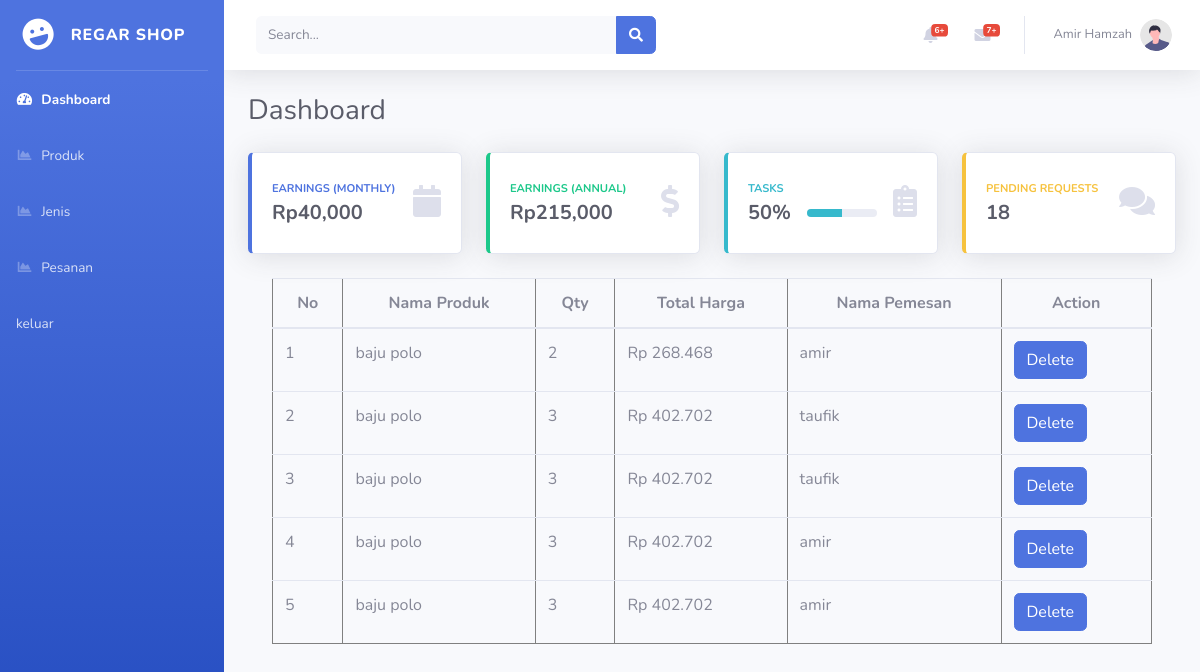
The page /admin/list_pesanan.php on the database its author committed.
### tables this page shows
CREATE TABLE `pesanan` (
  `id` int(11) NOT NULL,
  `nama_produk` varchar(55) NOT NULL,
  `tanggal` date NOT NULL,
  `qty` int(11) NOT NULL,
  `total_harga` double NOT NULL,
  `nama_pemesan` varchar(55) NOT NULL,
  `alamat_pemesan` varchar(55) NOT NULL
);

### admin/list_pesanan.php (the view, shortened to what this page needs)
<?php
    require_once '../dbkoneksi.php';
?>
<?php
   $sql = "SELECT * FROM pesanan";
   $rs = $dbh->query($sql);
?>
<!DOCTYPE html>
<html lang="en">
<head>
    <link href="vendor/fontawesome-free/css/all.min.css" rel="stylesheet" type="text/css">
    <link href="css/sb-admin-2.min.css" rel="stylesheet">
</head>
<body id="page-top">
    <div id="wrapper">
        <ul class="navbar-nav bg-gradient-primary sidebar sidebar-dark accordion" id="accordionSidebar">
            <a class="sidebar-brand d-flex align-items-center justify-content-center" href="index.html">
                <div class="sidebar-brand-icon rotate-n-15">
                    <i class="fas fa-laugh"></i>
                </div>
                <div class="sidebar-brand-text mx-3">Regar Shop</div>
            </a>
            <hr class="sidebar-divider my-0">
            <li class="nav-item active">
                <a class="nav-link" href="index.php">
                    <i class="fas fa-fw fa-tachometer-alt"></i>
                    <span>Dashboard</span></a>
            </li>
            <li class="nav-item">
                <a class="nav-link" href="list_produk.php">
                    <i class="fas fa-fw fa-chart-area"></i>
                    <span>Produk</span></a>
            </li>
            <li class="nav-item">
                <a class="nav-link" href="list_jenis.php">
                    <i class="fas fa-fw fa-chart-area"></i>
                    <span>Jenis</span></a>
            </li>
            <li class="nav-item">
                <a class="nav-link" href="list_pesanan.php">
                    <i class="fas fa-fw fa-chart-area"></i>
                    <span>Pesanan</span></a>
            </li>
            <li class="nav-item">
                <a class="nav-link" href="list_pesanan.php">
                    <span>keluar</span></a>
            </li>
        </ul>
        <div id="content-wrapper" class="d-flex flex-column">
            <div id="content">
                <nav class="navbar navbar-expand navbar-light bg-white topbar mb-4 static-top shadow">
                    <form
                        class="d-none d-sm-inline-block form-inline mr-auto ml-md-3 my-2 my-md-0 mw-100 navbar-search">
                        <div class="input-group">
                            <input type="text" class="form-control bg-light border-0 small" placeholder="Search..."
                                aria-label="Search" aria-describedby="basic-addon2">
                            <div class="input-group-append">
                                <button class="btn btn-primary" type="button">
                                    <i class="fas fa-search fa-sm"></i>
                                </button>
                            </div>
                        </div>
                    </form>
                    <ul class="navbar-nav ml-auto">
                        <li class="nav-item dropdown no-arrow mx-1">
                            <a class="nav-link dropdown-toggle" href="#" id="alertsDropdown" role="button"
                                data-toggle="dropdown" aria-haspopup="true" aria-expanded="false">
                                <i class="fas fa-bell fa-fw"></i>
                                <span class="badge badge-danger badge-counter">6+</span>
                            </a>
                        </li>
                        <li class="nav-item dropdown no-arrow mx-1">
                            <a class="nav-link dropdown-toggle" href="#" id="messagesDropdown" role="button"
                                data-toggle="dropdown" aria-haspopup="true" aria-expanded="false">
                                <i class="fas fa-envelope fa-fw"></i>
                                <span class="badge badge-danger badge-counter">7+</span>
                            </a>
                        </li>
                        <li class="nav-item dropdown no-arrow">
                            <a class="nav-link dropdown-toggle" href="#" id="userDropdown" role="button"
                                data-toggle="dropdown" aria-haspopup="true" aria-expanded="false">
                                <span class="mr-2 d-none d-lg-inline text-gray-600 small">Amir Hamzah</span>
                                <img class="img-profile rounded-circle"
                                    src="img/undraw_profile.svg">
                            </a>
                        </li>
                    </ul>
                </nav>
                <div class="container-fluid">
                    <div class="d-sm-flex align-items-center justify-content-between mb-4">
                        <h1 class="h3 mb-0 text-gray-800">Dashboard</h1>
                    </div>
                    <div class="row">
                        <div class="col-xl-3 col-md-6 mb-4">
                            <div class="card border-left-primary shadow h-100 py-2">
                                <div class="card-body">
                                    <div class="row no-gutters align-items-center">
                                        <div class="col mr-2">
                                            <div class="text-xs font-weight-bold text-primary text-uppercase mb-1">
                                                Earnings (Monthly)</div>
                                            <div class="h5 mb-0 font-weight-bold text-gray-800">Rp40,000</div>
                                        </div>
                                        <div class="col-auto">
                                            <i class="fas fa-calendar fa-2x text-gray-300"></i>
                                        </div>
                                    </div>
                                </div>
                            </div>
                        </div>
                        <div class="col-xl-3 col-md-6 mb-4">
                            <div class="card border-left-success shadow h-100 py-2">
                                <div class="card-body">
                                    <div class="row no-gutters align-items-center">
                                        <div class="col mr-2">
                                            <div class="text-xs font-weight-bold text-success text-uppercase mb-1">
                                                Earnings (Annual)</div>
                                            <div class="h5 mb-0 font-weight-bold text-gray-800">Rp215,000</div>
                                        </div>
                                        <div class="col-auto">
                                            <i class="fas fa-dollar-sign fa-2x text-gray-300"></i>
                                        </div>
                                    </div>
                                </div>
                            </div>
                        </div>
                        <div class="col-xl-3 col-md-6 mb-4">
                            <div class="card border-left-info shadow h-100 py-2">
                                <div class="card-body">
                                    <div class="row no-gutters align-items-center">
                                        <div class="col mr-2">
                                            <div class="text-xs font-weight-bold text-info text-uppercase mb-1">Tasks
                                            </div>
                                            <div class="row no-gutters align-items-center">
                                                <div class="col-auto">
                                                    <div class="h5 mb-0 mr-3 font-weight-bold text-gray-800">50%</div>
                                                </div>
                                                <div class="col">
                                                    <div class="progress progress-sm mr-2">
                                                        <div class="progress-bar bg-info" role="progressbar"
                                                            style="width: 50%" aria-valuenow="50" aria-valuemin="0"
                                                            aria-valuemax="100"></div>
                                                    </div>
                                                </div>
                                            </div>
                                        </div>
                                        <div class="col-auto">
                                            <i class="fas fa-clipboard-list fa-2x text-gray-300"></i>
                                        </div>
                                    </div>
                                </div>
                            </div>
                        </div>
                        <div class="col-xl-3 col-md-6 mb-4">
                            <div class="card border-left-warning shadow h-100 py-2">
                                <div class="card-body">
                                    <div class="row no-gutters align-items-center">
                                        <div class="col mr-2">
                                            <div class="text-xs font-weight-bold text-warning text-uppercase mb-1">
                                                Pending Requests</div>
                                            <div class="h5 mb-0 font-weight-bold text-gray-800">18</div>
                                        </div>
                                        <div class="col-auto">
                                            <i class="fas fa-comments fa-2x text-gray-300"></i>
                                        </div>
                                    </div>
                                </div>
                            </div>
                        </div>
                    </div>
                <div class="div">
                    <div class="container">
                    <table class="table" width="100%" border="1" cellspacing="2" cellpadding="2">
                        <thead>
                            <tr style="text-align: center;">
                                <th>No</th>
                                <th>Nama Produk</th>
                                <th>Qty</th>
                                <th>Total Harga</th>
                                <th>Nama Pemesan</th>
                                <th>Action</th>
                            </tr>
                        </thead>
                    <tbody>
                        <?php
                                $nomor  =1 ;
                                foreach($rs as $row){
                                ?>
                        <tr>
                            <td><?=$nomor?></td>
                            <td><?=$row['nama_produk']?></td>
                            <td><?=$row['qty']?></td>
                            <td>Rp <?php echo number_format($row['total_harga'],0,',','.'); ?></td>
                            <td><?=$row['nama_pemesan']?></td>
                            <td>
                                <a class="btn btn-primary" href="delete_pesanan.php?iddel=<?=$row['id']?>"
                                >Delete</a>
                            </td>
                        </tr>
                        <?php
                                $nomor++;
                                }
                                ?>
                    </tbody>
                </table>
            </div>
        </div>
    </div>
</body>
</html>

### rows shown on the page
pesanan: nama_produk "baju polo", qty "2", total_harga "268.468", nama_pemesan "amir"
pesanan: nama_produk "baju polo", qty "3", total_harga "402.702", nama_pemesan "taufik"
pesanan: nama_produk "baju polo", qty "3", total_harga "402.702", nama_pemesan "taufik"
pesanan: nama_produk "baju polo", qty "3", total_harga "402.702", nama_pemesan "amir"
pesanan: nama_produk "baju polo", qty "3", total_harga "402.702", nama_pemesan "amir"
